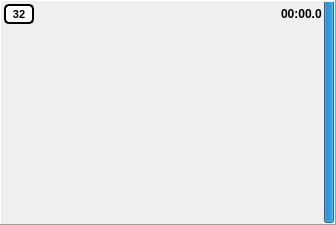
<?xml version="1.0" encoding="UTF-8"?>
<ui version="4.0">
 <class>CartSlotWidget</class>
 <widget class="QWidget" name="CartSlotWidget">
  <property name="geometry">
   <rect>
    <x>0</x>
    <y>0</y>
    <width>336</width>
    <height>225</height>
   </rect>
  </property>
  <property name="sizePolicy">
   <sizepolicy hsizetype="Fixed" vsizetype="Fixed">
    <horstretch>0</horstretch>
    <verstretch>0</verstretch>
   </sizepolicy>
  </property>
  <property name="windowTitle">
   <string notr="true"/>
  </property>
  <layout class="QHBoxLayout" name="horizontalLayout">
   <property name="spacing">
    <number>0</number>
   </property>
   <property name="leftMargin">
    <number>0</number>
   </property>
   <property name="topMargin">
    <number>0</number>
   </property>
   <property name="rightMargin">
    <number>0</number>
   </property>
   <property name="bottomMargin">
    <number>0</number>
   </property>
   <item>
    <widget class="QFrame" name="contentWidget">
     <property name="autoFillBackground">
      <bool>true</bool>
     </property>
     <property name="frameShape">
      <enum>QFrame::Panel</enum>
     </property>
     <property name="frameShadow">
      <enum>QFrame::Raised</enum>
     </property>
     <property name="lineWidth">
      <number>1</number>
     </property>
     <layout class="QGridLayout" name="gridLayout">
      <property name="leftMargin">
       <number>1</number>
      </property>
      <property name="topMargin">
       <number>1</number>
      </property>
      <property name="rightMargin">
       <number>1</number>
      </property>
      <property name="bottomMargin">
       <number>1</number>
      </property>
      <property name="spacing">
       <number>0</number>
      </property>
      <item row="0" column="0">
       <widget class="QWidget" name="labelWidget" native="true">
        <layout class="QHBoxLayout" name="horizontalLayout_3">
         <property name="leftMargin">
          <number>2</number>
         </property>
         <property name="topMargin">
          <number>2</number>
         </property>
         <property name="rightMargin">
          <number>2</number>
         </property>
         <property name="bottomMargin">
          <number>2</number>
         </property>
         <item>
          <widget class="QLabel" name="editButton">
           <property name="minimumSize">
            <size>
             <width>30</width>
             <height>20</height>
            </size>
           </property>
           <property name="maximumSize">
            <size>
             <width>30</width>
             <height>20</height>
            </size>
           </property>
           <property name="styleSheet">
            <string notr="true">border:2px solid #000000;
border-radius:5px;
font-size:11px;
font-weight:bold;
background-color:#ffffff;</string>
           </property>
           <property name="text">
            <string notr="true">32</string>
           </property>
           <property name="alignment">
            <set>Qt::AlignCenter</set>
           </property>
          </widget>
         </item>
         <item>
          <spacer name="horizontalSpacer">
           <property name="orientation">
            <enum>Qt::Horizontal</enum>
           </property>
           <property name="sizeHint" stdset="0">
            <size>
             <width>40</width>
             <height>20</height>
            </size>
           </property>
          </spacer>
         </item>
         <item>
          <widget class="QLabel" name="toPlayLabel">
           <property name="font">
            <font>
             <weight>75</weight>
             <bold>true</bold>
            </font>
           </property>
           <property name="text">
            <string notr="true">00:00.0</string>
           </property>
          </widget>
         </item>
        </layout>
       </widget>
      </item>
      <item row="1" column="0">
       <widget class="QWidget" name="infoWidget" native="true">
        <layout class="QHBoxLayout" name="horizontalLayout_2">
         <property name="leftMargin">
          <number>3</number>
         </property>
         <property name="topMargin">
          <number>3</number>
         </property>
         <property name="rightMargin">
          <number>2</number>
         </property>
         <property name="bottomMargin">
          <number>2</number>
         </property>
         <item>
          <widget class="QTextEdit" name="text1Label">
           <property name="cursor" stdset="0">
            <cursorShape>ArrowCursor</cursorShape>
           </property>
           <property name="styleSheet">
            <string notr="true">background:transparent;
text-align:center;</string>
           </property>
           <property name="frameShape">
            <enum>QFrame::NoFrame</enum>
           </property>
           <property name="lineWidth">
            <number>0</number>
           </property>
           <property name="verticalScrollBarPolicy">
            <enum>Qt::ScrollBarAlwaysOff</enum>
           </property>
           <property name="horizontalScrollBarPolicy">
            <enum>Qt::ScrollBarAlwaysOff</enum>
           </property>
           <property name="readOnly">
            <bool>true</bool>
           </property>
           <property name="html">
            <string notr="true">&lt;!DOCTYPE HTML PUBLIC &quot;-//W3C//DTD HTML 4.0//EN&quot; &quot;http://www.w3.org/TR/REC-html40/strict.dtd&quot;&gt;
&lt;html&gt;&lt;head&gt;&lt;meta name=&quot;qrichtext&quot; content=&quot;1&quot; /&gt;&lt;style type=&quot;text/css&quot;&gt;
p, li { white-space: pre-wrap; }
&lt;/style&gt;&lt;/head&gt;&lt;body style=&quot; font-family:'Cantarell'; font-size:11pt; font-weight:400; font-style:normal;&quot;&gt;
&lt;p style=&quot;-qt-paragraph-type:empty; margin-top:0px; margin-bottom:0px; margin-left:0px; margin-right:0px; -qt-block-indent:0; text-indent:0px; font-family:'MS Shell Dlg 2'; font-size:8pt;&quot;&gt;&lt;br /&gt;&lt;/p&gt;&lt;/body&gt;&lt;/html&gt;</string>
           </property>
           <property name="textInteractionFlags">
            <set>Qt::NoTextInteraction</set>
           </property>
          </widget>
         </item>
         <item>
          <widget class="QPushButton" name="pauseButton">
           <property name="sizePolicy">
            <sizepolicy hsizetype="Fixed" vsizetype="Expanding">
             <horstretch>0</horstretch>
             <verstretch>0</verstretch>
            </sizepolicy>
           </property>
           <property name="minimumSize">
            <size>
             <width>55</width>
             <height>0</height>
            </size>
           </property>
           <property name="maximumSize">
            <size>
             <width>55</width>
             <height>16777215</height>
            </size>
           </property>
           <property name="styleSheet">
            <string notr="true"/>
           </property>
           <property name="icon">
            <iconset>
             <normaloff>:/slots/icons/control_pause_blue.png</normaloff>:/slots/icons/control_pause_blue.png</iconset>
           </property>
           <property name="iconSize">
            <size>
             <width>32</width>
             <height>32</height>
            </size>
           </property>
           <property name="flat">
            <bool>true</bool>
           </property>
          </widget>
         </item>
        </layout>
       </widget>
      </item>
      <item row="0" column="1" rowspan="3">
       <widget class="QProgressBar" name="progressBar">
        <property name="minimumSize">
         <size>
          <width>10</width>
          <height>0</height>
         </size>
        </property>
        <property name="maximumSize">
         <size>
          <width>10</width>
          <height>16777215</height>
         </size>
        </property>
        <property name="value">
         <number>100</number>
        </property>
        <property name="textVisible">
         <bool>false</bool>
        </property>
        <property name="orientation">
         <enum>Qt::Vertical</enum>
        </property>
        <property name="format">
         <string/>
        </property>
       </widget>
      </item>
     </layout>
    </widget>
   </item>
  </layout>
 </widget>
 <resources/>
 <connections/>
</ui>
